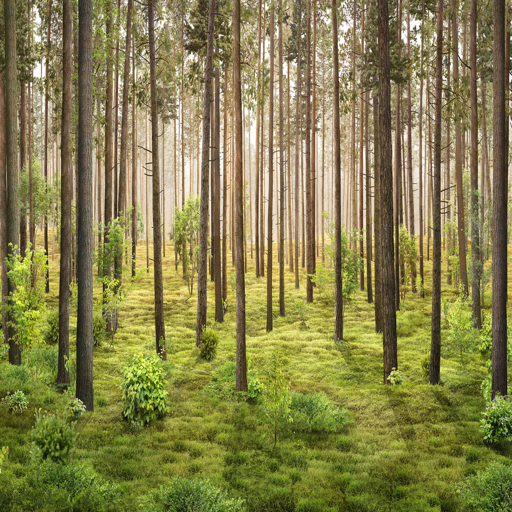
#> input picture pathExtractor/input/img11_inpainting_input.png, 512 x 512 px
$ python pathExtractor.py
#> lines starting #> are read from the running program, lines starting #| are printed output that depends on the picture
import cv2
import numpy as np
from matplotlib import pyplot as plt
from PIL import Image


class PathExtractor:
    def __init__(self, path_original_image, path_result_image):
        self.path_original_image = path_original_image
        self.path_result_image = path_result_image
        self.thresh = 150
        self.thresh_ = 250

    def comparePixel(self):
        original_image = cv2.imread(self.path_original_image)
#> original_image is the input picture: shape (512, 512, 3); mean B, G, R 75.1, 128.3, 133.4
        result_image = cv2.imread(self.path_result_image)
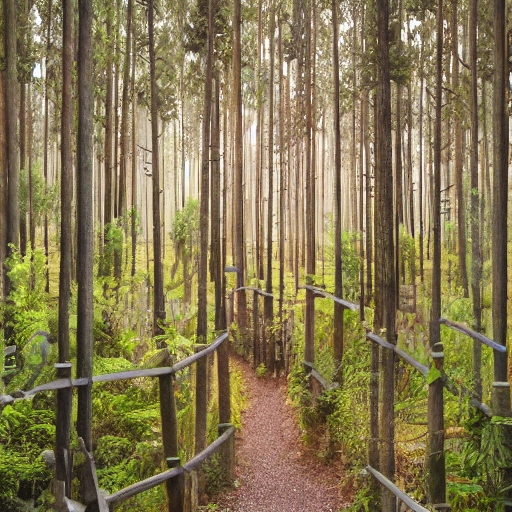
#> input picture pathExtractor/input/img11_inpainting_output.png, 512 x 512 px
#> result_image is the input picture: shape (512, 512, 3); mean B, G, R 80, 118.8, 131.4
        for y in range(len(original_image)):
            for x in range(len(original_image)):
                if abs(original_image[y][x][0]-result_image[y][x][0]) < self.thresh and abs(original_image[y][x][1]-result_image[y][x][1]) < self.thresh and abs(original_image[y][x][2]-result_image[y][x][2]) < self.thresh:
                    # original and result are the same
                    result_image[y][x] = [0,0,0] # black
                else:
                    # original and result are different
                    result_image[y][x] = [255,0,0] # red
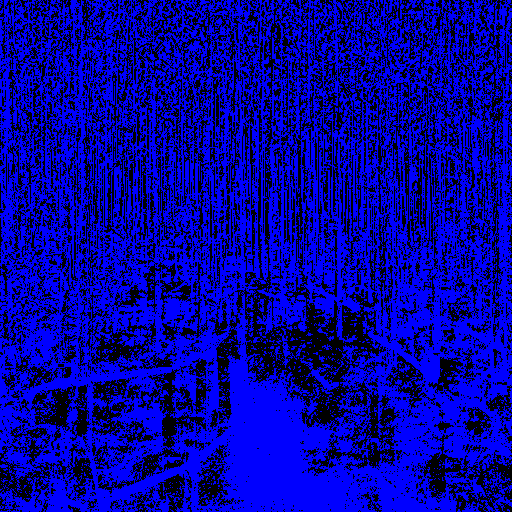
#> result_image: shape (512, 512, 3); mean B, G, R 159, 0, 0


        return result_image


# Define paths to original and result image
path_original_image = './input/img11_inpainting_input.png'
path_result_image = './input/img11_inpainting_output.png'
image_name = "img11_inpainting_output"

# Compare images pixelwise
pathExtractor = PathExtractor(path_original_image, path_result_image)
resultHeatmap = pathExtractor.comparePixel()
#cv2.imshow('heatmap', resultHeatmap)
resultHeatmap = Image.fromarray(np.uint8(resultHeatmap)).convert('RGB')
resultHeatmap.save(f'./results/resultHeatmap_{image_name}.png')
cv2.waitKey(20000)
cv2.destroyAllWindows()
